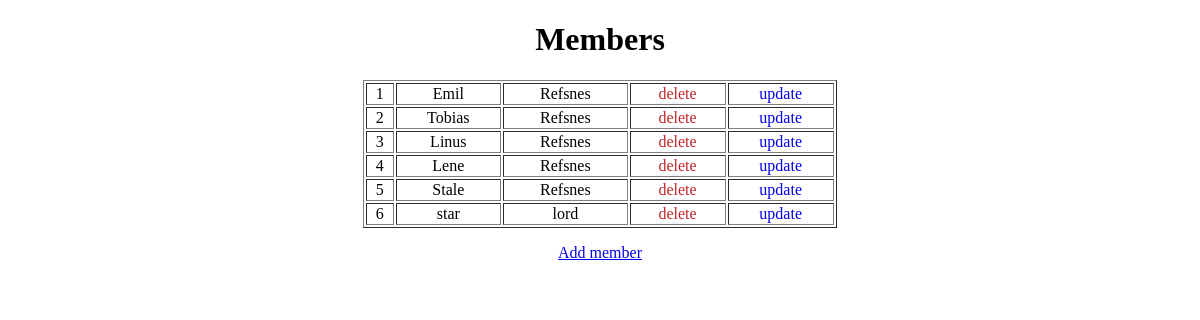
Before: / with the older database file.
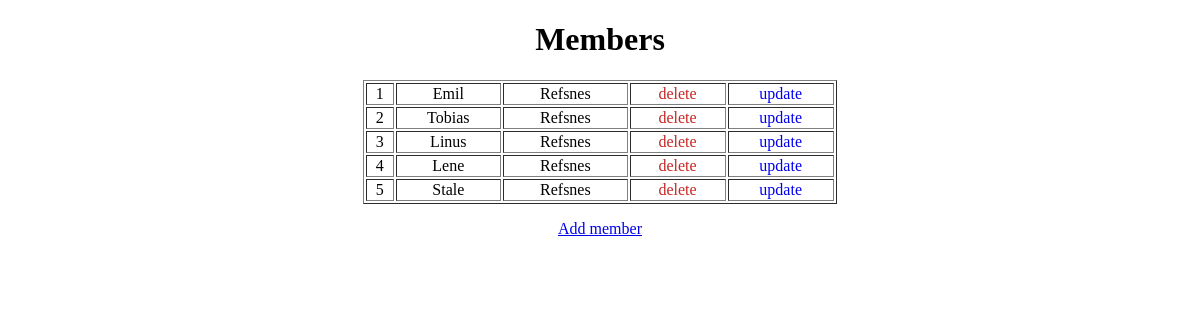
After: the same page with the newer database file.
### members/models.py (models this page shows)
class Members(models.Model):
    firstname = models.CharField(max_length=255)
    lastname = models.CharField(max_length=255)

### members/views.py (the view)
# urls.py: path('', index, name='index'),
def index(request):
    mymembers = Members.objects.all().values()
    template = loader.get_template('index.html')
    context = {
        'mymembers': mymembers,
    }
    return HttpResponse(template.render(context, request))

### members/templates/index.html (shortened to what this page needs)
<!DOCTYPE html>
<head>
</head>
<html>
<body style="text-align: center;" >
<h1>Members</h1>
<table style="width: 40%; margin: auto;" border="1" >
{% for x in mymembers %}
<tr>
    <td> {{x.id}} </td>
    <td> {{x.firstname}} </td>
    <td  > {{x.lastname}} </td>
    <td><a class="btn danger" href="delete/{{x.id}}">delete</a></td>
    <td><a class="btn" href="update/{{x.id}}">update</a></td>
</tr>
{% endfor %}
</table>
<p>
    <a href="add/">Add member</a>
</p>
</body>
</html>

### members/templates/index.html (style rules this page uses)
.btn { text-decoration: none; }
.danger { color: rgb(197, 38, 38); }

Changed rows visible on the page:
removed Members: id "6", firstname "star", lastname "lord"
